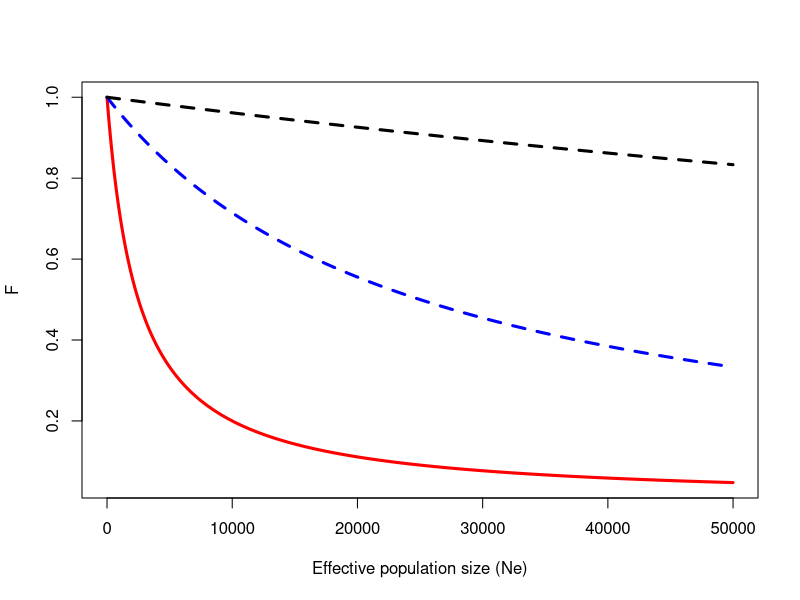
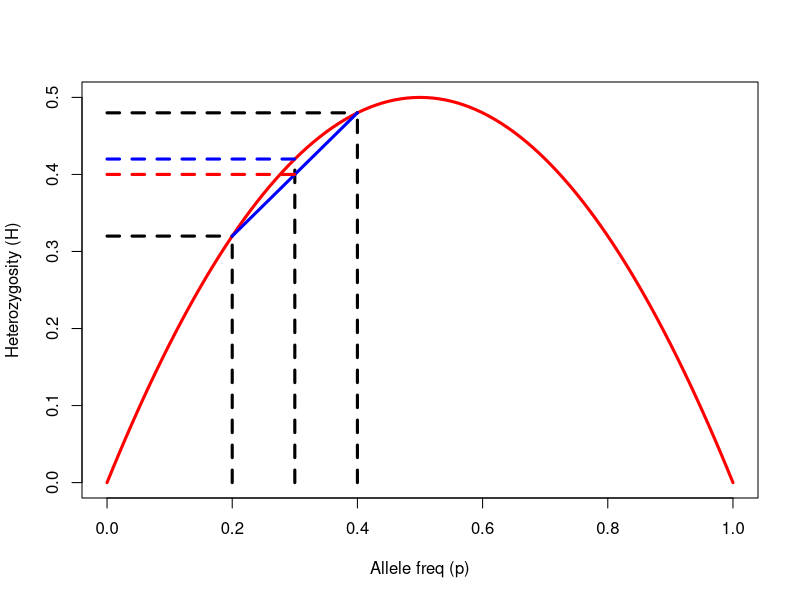

Generate these figures, in order, with R:
## ---- chunk 1
options(htmltools.dir.version = FALSE)
## ---- chunk 2
fe <- function(ne, mu){
  den <- 4*ne*mu + 1  # denominator
  return(1/den)
}
## ---- chunk 3
ne <- seq(1, 50000, by=10)
plot(ne, fe(ne, mu=10^-4), type="l", lwd=3, col="red", xlab="Effective population size (Ne)", ylab="F")
lines(ne, fe(ne, mu=10^-5), lty=2, lwd=3, col="blue")
lines(ne, fe(ne, mu=10^-6), lty=2, lwd=3, col="black")
## ---- chunk 4
df <- data.frame(hap=paste0("line", 1:5), snp1=c(0,0,1,1,1), 
                 snp2=c(1,1,0,1,1), snp3=c(0,1,1,1,0), 
                 snp4=c(1,0,1,0,1), snp5=c(0,1,1,0,1))
snp <- t(df[,-1])
getpi <- function(snp, totbp=500){
  nhap = ncol(snp) # number of hap
  td <- c()
  for(i in 1:(nhap -1)){
    for(j in (i+1):nhap){
      cn <- sum(abs(snp[,i] - snp[,j])) # count the nucleotide differences
      td <- c(td, cn)
    }
  }
  return(nhap/(nhap -1)*(1/nhap)^2*sum(td)/totbp)
}
## ---- chunk 5
getpi(snp, totbp=500)
## ---- chunk 6
geth <- function(snp, totbp=500){
  nhap = ncol(snp) # number of hap
  q <- apply(snp, 1, sum)/nhap
  p <- 1 -q
  return(nhap/(nhap -1) * sum(rep(1, nhap) - p^2 - q^2)/totbp/2)
}
geth(snp, totbp=500)
## ---- chunk 7
geth <- function(p){return(2*p*(1-p))}
p <- seq(0, 1, by=0.01)
plot(p, geth(p), type="l", lwd=3, col="red", xlab="Allele freq (p)", ylab="Heterozygosity (H)")
lines(c(0.2, 0.2), c(0, geth(p=0.2)), lty=2, lwd=3) # add a line segment
lines(c(0, 0.2), c(geth(p=0.2), geth(p=0.2)), lty=2, lwd=3)
lines(c(0.4, 0.4), c(0, geth(p=0.4)), lty=2, lwd=3) # add a line segment
lines(c(0, 0.4), c(geth(p=0.4), geth(p=0.4)), lty=2, lwd=3)
lines(c(0.3, 0.3), c(0, geth(p=0.3)), lty=2, lwd=3) 
lines(c(0, 0.3), c(geth(p=0.3), geth(p=0.3)), lty=2, lwd=3, col="blue")
lines(c(0.2, 0.4), c(geth(p=0.2), geth(p=0.4)), lty=1, lwd=3, col="blue")
lines(c(0, 0.3), c(mean(c(geth(p=0.2), geth(p=0.4))), mean(c(geth(p=0.2), geth(p=0.4)))), lty=2, lwd=3, col="red")
